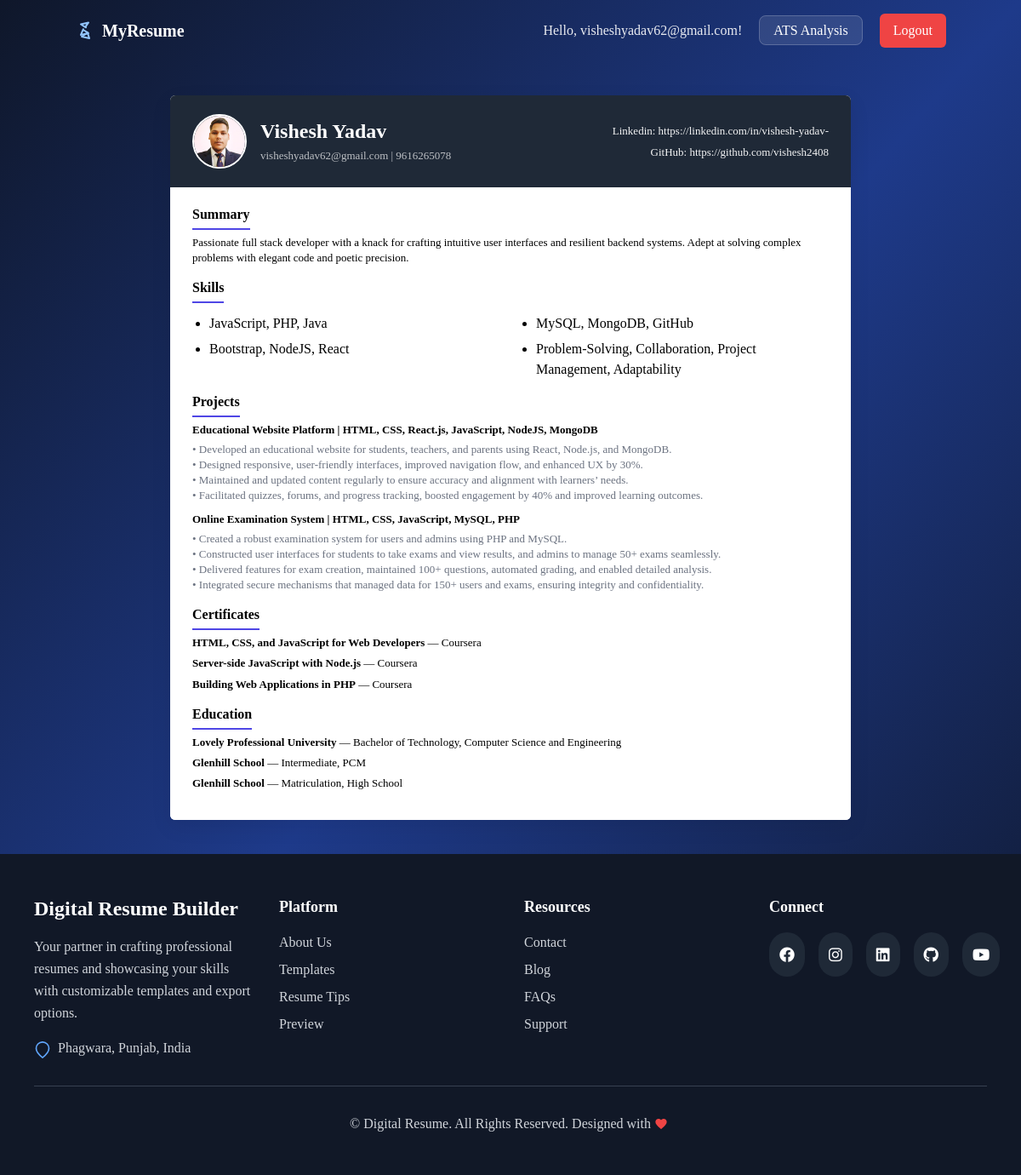
/view/1/template2/ (signed in), run on the app's committed database.
### app/models.py (models this page shows, shortened)
class Resume(models.Model):
    user = models.ForeignKey(User, on_delete=models.CASCADE)
    full_name = models.CharField(max_length=100)
    email = models.EmailField()
    phone = models.CharField(max_length=20)
    location = models.CharField(max_length=150, blank=True)
    linkedin = models.URLField(blank=True)
    github = models.URLField(blank=True)
    website = models.URLField(blank=True)
    summary = models.TextField(blank=True)
    profile_image = models.ImageField(upload_to='profiles/', null=True, blank=True)
    created_at = models.DateTimeField(auto_now_add=True)
    updated_at = models.DateTimeField(auto_now=True)

class Skill(models.Model):
    CATEGORY_CHOICES = (
        ("Technical", "Technical"),
        ("Soft Skills", "Soft Skills"),
        ("Languages", "Languages"),
        ("Tools", "Tools"),
    )
    resume = models.ForeignKey(Resume, on_delete=models.CASCADE, related_name='skill_items')
    name = models.CharField(max_length=100)
    category = models.CharField(max_length=50, choices=CATEGORY_CHOICES, default="Technical")
    level = models.IntegerField(default=3)

class Project(models.Model):
    resume = models.ForeignKey(Resume, on_delete=models.CASCADE, related_name='project_items')
    name = models.CharField(max_length=200)
    description = models.TextField(blank=True)
    technologies_csv = models.CharField(max_length=300, blank=True, help_text="Comma-separated technologies")
    url = models.URLField(blank=True)
    start_date = models.DateField(null=True, blank=True)
    end_date = models.DateField(null=True, blank=True)

class Certification(models.Model):
    resume = models.ForeignKey(Resume, on_delete=models.CASCADE, related_name='certification_items')
    name = models.CharField(max_length=200)
    issuer = models.CharField(max_length=200, blank=True)
    duration = models.CharField(max_length=20, blank=True, help_text="e.g., Dec’ 24")
    issue_date = models.DateField(null=True, blank=True)
    expiry_date = models.DateField(null=True, blank=True)
    credential_id = models.CharField(max_length=100, blank=True)

class EducationEntry(models.Model):
    resume = models.ForeignKey(Resume, on_delete=models.CASCADE, related_name='education_items')
    institution = models.CharField(max_length=200)
    degree = models.CharField(max_length=150)
    field = models.CharField(max_length=150)
    location = models.CharField(max_length=150, blank=True)
    start_date = models.DateField(null=True, blank=True)
    end_date = models.DateField(null=True, blank=True)
    gpa = models.CharField(max_length=20, blank=True, help_text="GPA/CGPA")

### app/views.py (the view)
# urls.py: path('view/<int:pk>/<str:template_name>/', views.resume_detail_view, name='resume_detail'),
@login_required
def resume_detail_view(request, pk, template_name='template1'):
    resume = get_object_or_404(Resume, pk=pk, user=request.user)
    return render(request, f'resume/templates/{template_name}.html', {'resume': resume, 'template_name': template_name})

### app/templates/resume/templates/template2.html (shortened to what this page needs)
{% extends 'base.html' %}
{% load static %}
{% block content %}
<link rel="stylesheet" href="{% static 'css/template2.css' %}">
<div class="resume-wrapper">
    <div class="resume-card">
        <header class="resume-header">
            <div class="header-left">
                {% if resume.profile_image %}
                    <img src="{{ resume.profile_image.url }}" alt="{{ resume.full_name }}" class="profile-image">
                {% else %}
                    <div class="profile-initial">{{ resume.full_name|slice:":2"|upper }}</div>
                {% endif %}
                <div class="header-identity">
                    <h1 class="full-name">{{ resume.full_name }}</h1>
                    <p class="contact-line-subtle">{{ resume.email }} | {{ resume.phone }}</p>
                </div>
            </div>
            <div class="header-right">
                <p class="contact-line"><a href="{{ resume.linkedin }}" target="_blank" rel="noopener">Linkedin: {{ resume.linkedin }}</a></p>
                <p class="contact-line"><a href="{{ resume.github }}" target="_blank" rel="noopener">GitHub: {{ resume.github }}</a></p>
            </div>
        </header>
        <main class="resume-content">
            {% if render_summary or resume.summary %}
                <section class="section summary">
                    <h2 class="section-title">Summary</h2>
                    <div class="section-body">{{ render_summary|default:resume.summary|safe }}</div>
                </section>
            {% endif %}
            {% if resume.skill_items.exists %}
                <section class="section skills">
                    <h2 class="section-title">Skills</h2>
                    <ul class="list skills-list">
                        {% for s in resume.skill_items.all %}
                            <li class="list-item">{{ s.name }}</li>
                        {% endfor %}
                    </ul>
                </section>
            {% endif %}
            {% if resume.project_items.exists %}
                <section class="section projects">
                    <h2 class="section-title">Projects</h2>
                    <div class="section-body">
                        {% for p in resume.project_items.all %}
                            <article class="project-item">
                                <div class="project-title">{{ p.name }}</div>
                                <div class="project-desc">{{ p.description|safe }}</div>
                            </article>
                        {% endfor %}
                    </div>
                </section>
            {% endif %}
            {% if resume.certification_items.exists %}
                <section class="section certificates">
                    <h2 class="section-title">Certificates</h2>
                    <div class="section-body">
                        {% for c in resume.certification_items.all %}
                            <div class="cert-item"><strong>{{ c.name }}</strong> — {{ c.issuer }}</div>
                        {% endfor %}
                    </div>
                </section>
            {% endif %}
            {% if resume.education_items.exists %}
                <section class="section education">
                    <h2 class="section-title">Education</h2>
                    <div class="section-body">
                        {% for e in resume.education_items.all %}
                            <div class="edu-item"><strong>{{ e.institution }}</strong> — {{ e.degree }}{% if e.field %}, {{ e.field }}{% endif %}</div>
                        {% endfor %}
                    </div>
                </section>
            {% endif %}
        </main>
    </div>
</div>
{% endblock %}

### app/templates/base.html (shortened to what this page needs)
<!DOCTYPE html>
<html lang="en" class="h-full">
  {% load static %}
<head>
  <link href="{% static 'css/tailwind.css' %}" rel="stylesheet">
  <script src="https://cdn.tailwindcss.com"></script>
  <link rel="stylesheet" href="https://cdnjs.cloudflare.com/ajax/libs/font-awesome/6.4.0/css/all.min.css">
</head>
<body class="h-full flex flex-col bg-gradient-to-br from-slate-900 via-blue-900 to-slate-900 text-white">
  {% if not hide_header_footer %}
  <nav class="bg-transparent sticky top-0 z-50 p-4">
    <div class="container mx-auto flex justify-between items-center">
      <a href="{% url 'app:resume_list' %}" class="text-xl font-bold text-white flex items-center gap-2">
        MyResume
      </a>
      <div class="space-x-4">
        {% if user.is_authenticated %}
          <span class="text-white/90">Hello, {{ user.username }}!</span>
          <a href="{% url 'app:ats_analysis' %}" class="px-4 py-2 bg-white/10 text-white rounded-lg border border-white/20">ATS Analysis</a>
          <form method="post" action="{% url 'logout' %}" class="inline">
            <button type="submit" class="px-4 py-2 bg-red-500 text-white rounded-md">Logout</button>
          </form>
        {% else %}
          <a href="{% url 'login' %}" class="px-4 py-2 text-white/90 rounded-md hover:bg-white/5 transition-colors">Login</a>
          <a href="{% url 'app:signup' %}" class="px-4 py-2 bg-white/10 text-white rounded-md border border-white/20">Sign Up</a>
        {% endif %}
      </div>
    </div>
  </nav>
  {% endif %}
  <main class="flex-grow {% if not hide_header_footer %}p-8{% endif %}">
      {% block content %}{% endblock %}
  </main>
  {% if not hide_header_footer %}
  <footer class="bg-gray-900 text-white py-12">
    <div class="max-w-6xl mx-auto px-4">
      <div class="grid grid-cols-1 md:grid-cols-2 lg:grid-cols-4 gap-8">
        <div class="lg:col-span-1">
          <h2 class="text-2xl font-bold  text-white mb-4">Digital Resume Builder</h2>
          <p class="text-gray-300 mb-4 leading-relaxed">
            Your partner in crafting professional resumes and showcasing your skills with customizable templates and export options.
          </p>
          <div class="flex items-start text-gray-300">
            <svg class="w-5 h-5 mr-2 mt-1 text-blue-400" fill="none" stroke="currentColor" stroke-width="2" viewBox="0 0 24 24">
              <path d="M21 10c0 6-9 13-9 13S3 16 3 10a9 9 0 1118 0z" />
            </svg>
            <p>Phagwara, Punjab, India</p>
          </div>
        </div>
        <div>
          <h3 class="text-lg font-semibold mb-4">Platform</h3>
          <ul class="space-y-2">
            <li><a href="#" class="text-gray-300 hover:text-blue-400 transition">About Us</a></li>
            <li><a href="#" class="text-gray-300 hover:text-blue-400 transition">Templates</a></li>
            <li><a href="#" class="text-gray-300 hover:text-blue-400 transition">Resume Tips</a></li>
            <li><a href="#" class="text-gray-300 hover:text-blue-400 transition">Preview</a></li>
          </ul>
        </div>
        <div>
          <h3 class="text-lg font-semibold mb-4">Resources</h3>
          <ul class="space-y-2">
            <li><a href="#" class="text-gray-300 hover:text-blue-400 transition">Contact</a></li>
            <li><a href="#" class="text-gray-300 hover:text-blue-400 transition">Blog</a></li>
            <li><a href="#" class="text-gray-300 hover:text-blue-400 transition">FAQs</a></li>
            <li><a href="#" class="text-gray-300 hover:text-blue-400 transition">Support</a></li>
          </ul>
        </div>
        <div>
          <h3 class="text-lg font-semibold mb-4">Connect</h3>
          <div class="flex space-x-4">
              {% if social_icons %}
                {% for icon in social_icons %}
                  <a href="#" title="{{ icon|capfirst }}" class="bg-gray-800 hover:bg-blue-600 p-3 rounded-full transition">
                    <i class="fab fa-{{ icon }} text-white text-lg"></i>
                  </a>
                {% endfor %}
              {% else %}
                <a href="#" title="Facebook" class="bg-gray-800 hover:bg-blue-600 p-3 rounded-full transition"><i class="fab fa-facebook text-white text-lg"></i></a>
                <a href="#" title="Instagram" class="bg-gray-800 hover:bg-pink-500 p-3 rounded-full transition"><i class="fab fa-instagram text-white text-lg"></i></a>
                <a href="https://linkedin.com/in/vishesh-yadav-" title="LinkedIn" class="bg-gray-800 hover:bg-blue-700 p-3 rounded-full transition"><i class="fab fa-linkedin text-white text-lg"></i></a>
                <a href="#" title="GitHub" class="bg-gray-800 hover:bg-gray-700 p-3 rounded-full transition"><i class="fab fa-github text-white text-lg"></i></a>
                <a href="#" title="YouTube" class="bg-gray-800 hover:bg-red-600 p-3 rounded-full transition"><i class="fab fa-youtube text-white text-lg"></i></a>
              {% endif %}
            </div>
        </div>
      </div>
      <div class="border-t border-gray-700 mt-8 pt-8 text-center">
        <p class="text-gray-300 flex items-center justify-center">
          &copy; {{ now.year }} Digital Resume. All Rights Reserved. Designed with
          <svg class="w-4 h-4 mx-1 text-red-500 fill-current" viewBox="0 0 24 24" fill="currentColor">
            <path d="M12 21.35l-1.45-1.32C5.4 15.36 2 12.28 2 8.5 2 5.42
                     4.42 3 7.5 3c1.74 0 3.41 0.81 4.5 2.09C13.09 3.81
                     14.76 3 16.5 3 19.58 3 22 5.42 22 8.5c0 3.78-3.4
                     6.86-8.55 11.54L12 21.35z"/>
          </svg>
        </p>
      </div>
    </div>
  </footer>
  {% endif %}
</body>
</html>

### static/css/template2.css (style rules this page uses)
body { font-family: Georgia, 'Times New Roman', serif; color: #111; }
html, body { -webkit-print-color-adjust: exact; print-color-adjust: exact; background: #fff; }

### app/templates/base.html (style rules this page uses)
body { font-family: 'Inter', sans-serif; }

### app/templates/resume/templates/template2.html (style rules this page uses)
:root { --page-width: 800px; --accent: #1f2937; --muted: #6b7280; --heading: #111827; --accent-border: #4f46e5; font-family: -apple-system, BlinkMacSystemFont, "Segoe UI", Roboto, "Helvetica Neue", Arial, sans-serif; color: var(--heading); }
.resume-wrapper { display: flex; justify-content: center; padding: 8px; }
.resume-card { width: 100%; max-width: var(--page-width); background: #fff; color: #000; border-radius: 6px; overflow: hidden; box-shadow: 0 8px 24px rgba(0,0,0,0.08); }
.resume-header { background: var(--accent); color: #fff; padding: 22px 26px; display: flex; justify-content: space-between; align-items: center; }
.header-left { display: flex; align-items: center; }
.header-identity { display: flex; flex-direction: column; }
.header-right { text-align: right; flex-shrink: 0; padding-left: 20px; }
.profile-image { width: 64px; height: 64px; border-radius: 50%; object-fit: cover; border: 2px solid #fff; margin: 0; margin-right: 16px; flex-shrink: 0; }
.full-name { font-size: 24px; font-weight: 700; margin: 0; line-height: 1.2; }
.contact-line { color: rgba(255,255,255,0.9); font-size: 13px; margin: 0 0 5px 0; }
.contact-line:last-child { margin-bottom: 0; }
.contact-line a { color: rgba(255,255,255,0.95); text-decoration: none; }
.contact-line-subtle { color: rgba(255,255,255,0.7); font-size: 13px; margin: 4px 0 0 0; font-weight: normal; }
.resume-content { padding: 20px 26px; background: #ffffff; }
.section { margin-bottom: 14px; }
.section-title { font-size: 16px; font-weight: 700; margin-bottom: 6px; border-bottom: 2px solid var(--accent-border); display: inline-block; padding-bottom: 4px; }
.section-body { font-size: 13px; line-height: 1.4; }
.list { padding-left: 18px; margin: 6px 0; }
.list-item { margin-bottom: 6px; }
.project-item { margin-bottom: 10px; }
.project-title { font-weight: 700; margin-bottom: 4px; }
.project-desc { color: var(--muted); font-size: 13px; }
.cert-item, .edu-item { margin-bottom: 6px; }
.skills-list { list-style: disc; padding-left: 20px; margin: 6px 0; column-count: 2; column-gap: 40px; }
.skills-list .list-item { break-inside: avoid-column; }

### data on the page
Resume: profile_image (picture), full_name "Vishesh Yadav", email "visheshyadav62@gmail.com", phone "9616265078", linkedin "https://linkedin.com/in/vishesh-yadav-", github "https://github.com/vishesh2408", summary "Passionate full stack developer with a knack for crafting intuitive user interfaces and resilient backend systems. Adept at solving complex problems with elegant code and poetic precision."
Skill: name "JavaScript, PHP, Java"
Skill: name "Bootstrap, NodeJS, React"
Skill: name "MySQL, MongoDB, GitHub"
Skill: name "Problem-Solving, Collaboration, Project Management, Adaptability"
Project: name "Educational Website Platform | HTML, CSS, React.js, JavaScript, NodeJS, MongoDB", description "• Developed an educational website for students, teachers, and parents using React, Node.js, and MongoDB. • Designed responsive, user-friendly interfaces, improved navigation flow, and enhanced UX by 30%. • Maintained and updated content regularly to ensure accuracy and alignment with learners’ needs. • Facilitated quizzes, forums, and progress tracking, boosted engagement by 40% and improved learning outcomes."
Project: name "Online Examination System | HTML, CSS, JavaScript, MySQL, PHP", description "• Created a robust examination system for users and admins using PHP and MySQL. • Constructed user interfaces for students to take exams and view results, and admins to manage 50+ exams seamlessly. • Delivered features for exam creation, maintained 100+ questions, automated grading, and enabled detailed analysis. • Integrated secure mechanisms that managed data for 150+ users and exams, ensuring integrity and confidentiality."
Certification: name "HTML, CSS, and JavaScript for Web Developers", issuer "Coursera"
Certification: name "Server-side JavaScript with Node.js", issuer "Coursera"
Certification: name "Building Web Applications in PHP", issuer "Coursera"
EducationEntry: institution "Lovely Professional University", degree "Bachelor of Technology", field "Computer Science and Engineering"
EducationEntry: institution "Glenhill School", degree "Intermediate", field "PCM"
EducationEntry: institution "Glenhill School", degree "Matriculation", field "High School"

### other printed values
{{ user.username }} "visheshyadav62@gmail.com"
